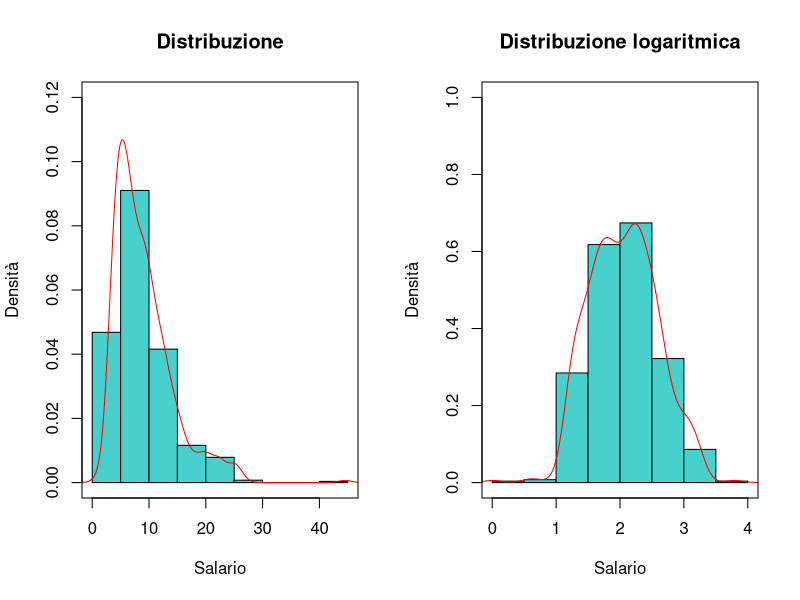
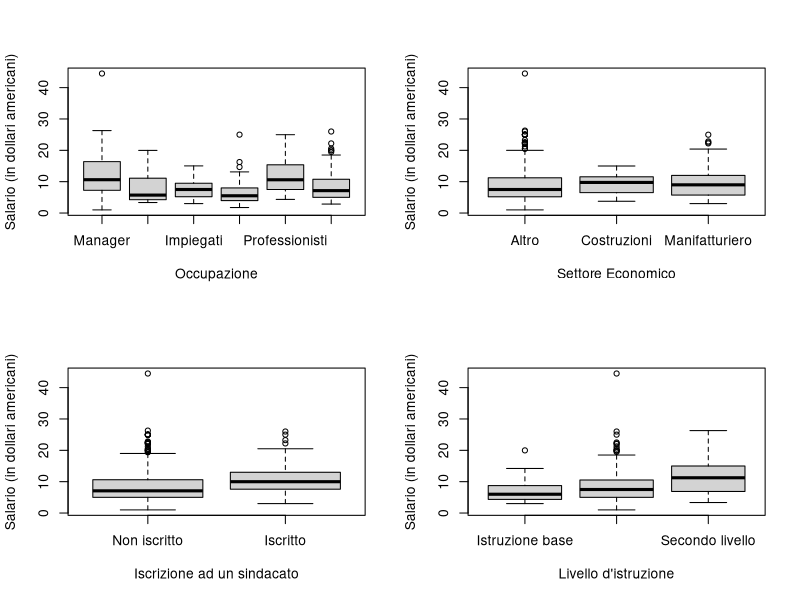
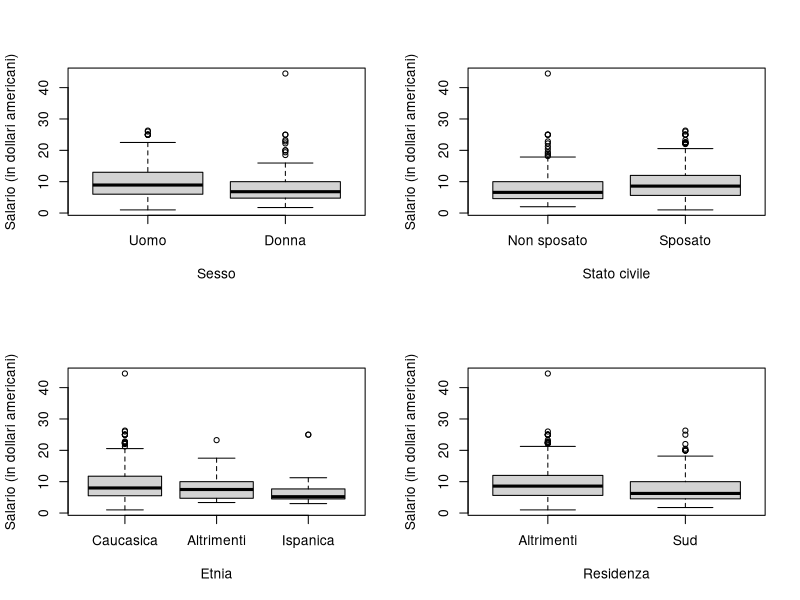
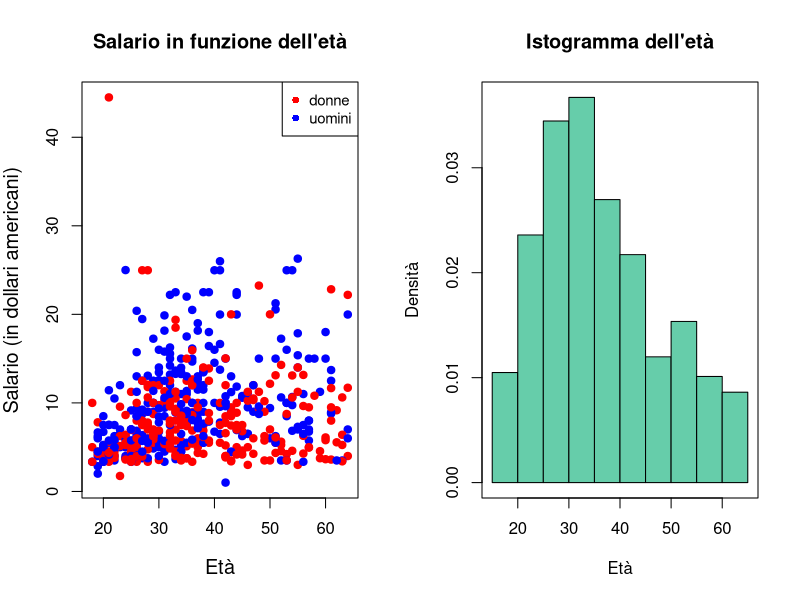
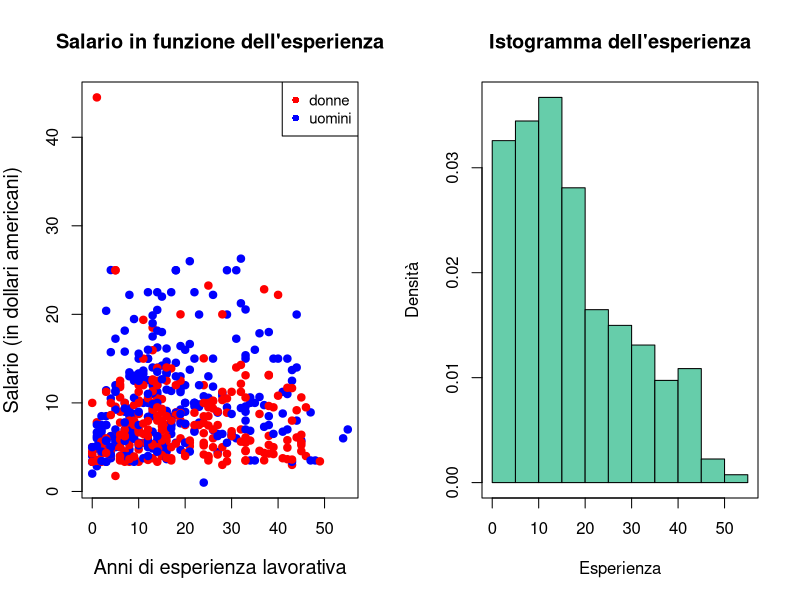
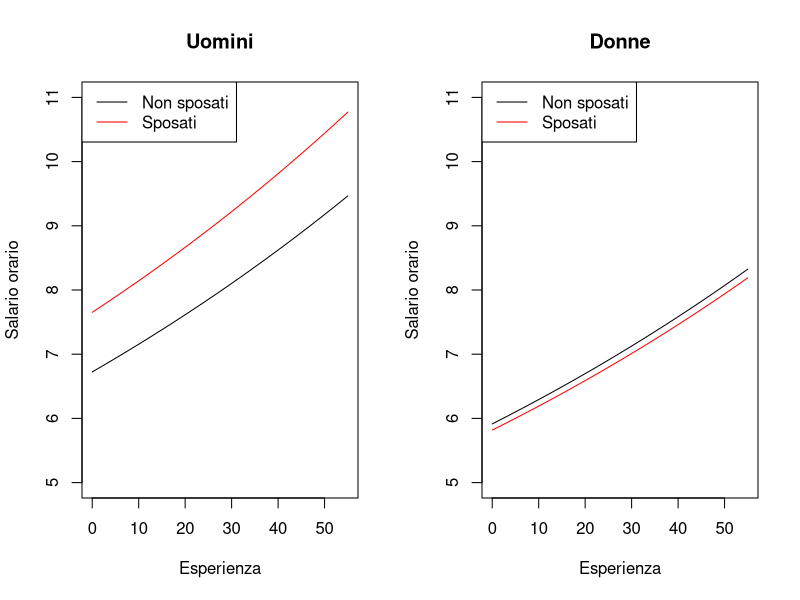
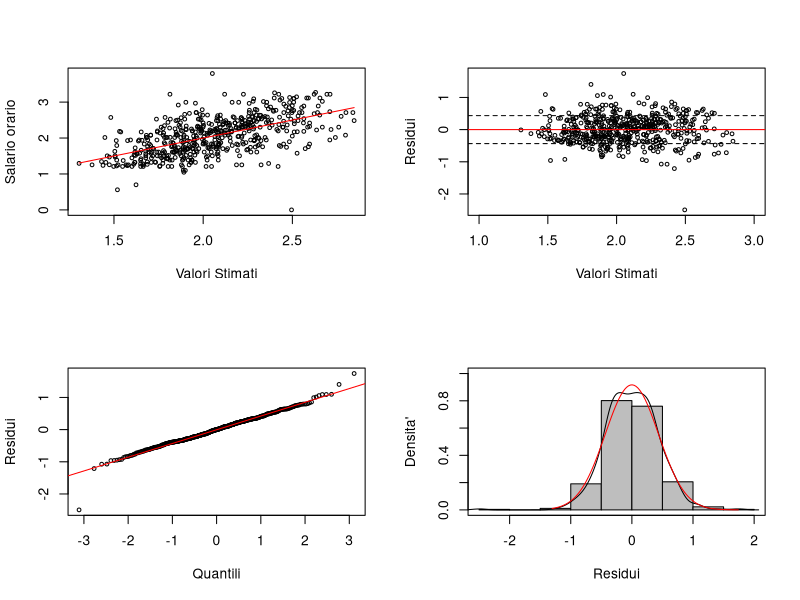

These figures' R source, in order:
library(readr)
library(arm)
data <- read.csv("microdata_salari.csv", sep=",")

##1
pdf("C:/Users/lory0/Desktop/Università/Statistica aziendale/Rplot.pdf")
par(mfrow = c(1,2))
hist(data$WAGE,  freq = F, xlab = "Salario", ylab = "Densità", ylim = c(0,0.12), xlim = c(0,45), col = "mediumturquoise", main = "Distribuzione")
lines(density(data$WAGE), col = "red")
box()
hist(log(data$WAGE),  freq = F, xlab = "Salario", ylab = "Densità",  ylim = c(0,1), col = "mediumturquoise", main = "Distribuzione logaritmica")
lines(density(log(data$WAGE)), col = "red")
box()


summary(data$WAGE)
dev.off()

##2
pdf("C:/Users/lory0/Desktop/Università/Statistica aziendale/Rplot01.pdf")
par(mfrow = c(2,2))
data$OCCUPAZIONE <- as.factor(data$OCCUPATION)
levels(data$OCCUPAZIONE) <- c("Manager", "Addetti alle vendite" , "Impiegati", "Operai" , "Professionisti" , "Altro")
plot(data$OCCUPAZIONE, data$WAGE, xlab = "Occupazione", ylab = "Salario (in dollari americani)")

data$SETTORE <- ifelse(data$SECTOR == 0, "Altro", ifelse(data$SECTOR == 1, "Manifatturiero", "Costruzioni"))
data$SETTORE <- as.factor(data$SETTORE)
plot(data$SETTORE, data$WAGE, xlab = "Settore Economico", ylab = "Salario (in dollari americani)")

data$SINDACATO <-data$UNION 
data$SINDACATO <- as.factor(data$SINDACATO)
levels(data$SINDACATO) <- c("Non iscritto", "Iscritto")
plot(data$SINDACATO, data$WAGE, xlab = "Iscrizione ad un sindacato", ylab = "Salario (in dollari americani)", )


mean(data$WAGE[data$SINDACATO=="Non iscritto"])
mean(data$WAGE[data$SINDACATO=="Iscritto"])


data$ISTRUZIONE <- ifelse(data$EDUCATION >= 0 & data$EDUCATION < 12, "Istruzione base", ifelse(data$EDUCATION >= 12 & data$EDUCATION <= 15, "Primo livello", "Secondo livello"))

data$ISTRUZIONE <- as.factor(data$ISTRUZIONE)
plot(data$ISTRUZIONE, data$WAGE, xlab = "Livello d'istruzione", ylab = "Salario (in dollari americani)")

dev.off()

pdf("C:/Users/lory0/Desktop/Università/Statistica aziendale/Rplot02.pdf")

par(mfrow = c(2,2))
data$DONNA <- data$SEX
data$DONNA <- as.factor(data$DONNA)
levels(data$DONNA) <- c("Uomo", "Donna")
plot(data$DONNA, data$WAGE, xlab = "Sesso", ylab = "Salario (in dollari americani)")

data$MATRIMONIO <- as.factor(data$MARR)
levels(data$MATRIMONIO) <- c("Non sposato", "Sposato")
plot(data$MATRIMONIO, data$WAGE, xlab = "Stato civile", ylab = "Salario (in dollari americani)")

data$ETNIA <- as.factor(data$RACE)
levels(data$ETNIA) <- c("Altrimenti", "Ispanica", "Caucasica")
data$ETNIA <- relevel(as.factor(data$ETNIA), "Caucasica")
plot(data$ETNIA, data$WAGE, xlab = "Etnia", ylab = "Salario (in dollari americani)")

data$SUD <- as.factor(data$SOUTH)
levels(data$SUD) <- c("Altrimenti", "Sud")
plot(data$SUD, data$WAGE, xlab = "Residenza", ylab = "Salario (in dollari americani)")

dev.off()

data$ESPERIENZA <- data$EXPERIENCE

pdf("C:/Users/lory0/Desktop/Università/Statistica aziendale/Rplot03.pdf")

par(mfrow=c(1,2))
plot(data$AGE, data$WAGE, main = "Salario in funzione dell'età", xlab = "Età", ylab = "Salario (in dollari americani)", cex.lab = 1.2, pch = 19, col = ifelse(data$DONNA == "Uomo", "blue", "red"))
legend("topright", paste(c("donne", "uomini")), col=c("red", "blue"), pch = 16, cex = 0.9)

hist(data$AGE, xlab = "Età" , ylab = "Densità", xlim = c(15,65), freq = F, col = "mediumaquamarine", main = "Istogramma dell'età")
box()

dev.off()
pdf("C:/Users/lory0/Desktop/Università/Statistica aziendale/Rplot04.pdf")
par(mfrow=c(1,2))

plot(data$ESPERIENZA, data$WAGE, main = "Salario in funzione dell'esperienza",xlab = "Anni di esperienza lavorativa", ylab = "Salario (in dollari americani)", cex.lab = 1.2, pch = 19, col = ifelse(data$DONNA == "Uomo", "blue", "red"))
legend("topright", paste(c("donne", "uomini")), col=c("red", "blue"), pch = 16, cex = 0.9)


hist(data$ESPERIENZA, xlab = "Esperienza" , ylab = "Densità", xlim = c(0,55), freq = F, col = "mediumaquamarine", main = "Istogramma dell'esperienza")
box()
dev.off()





#3
mean(data$WAGE[data$SEX==0])
mean(data$WAGE[data$SEX==1])

mean(data$WAGE[data$ETNIA=="Altrimenti" | data$ETNIA=="Ispanica"])
mean(data$WAGE[data$ETNIA=="Caucasica"])

mean(data$WAGE[data$OCCUPAZIONE=="Manager"])
mean(data$WAGE[data$OCCUPAZIONE=="Addetti alle vendite"])
mean(data$WAGE[data$OCCUPAZIONE=="Impiegati"])
mean(data$WAGE[data$OCCUPAZIONE=="Operai"])
mean(data$WAGE[data$OCCUPAZIONE=="Professionisti"])
mean(data$WAGE[data$OCCUPAZIONE=="Altro"])


#4

ricod <- function(vec){
  ifelse(vec == 1, 0 , 1) 
}
data$DONNA <- as.numeric(data$DONNA)
data$DONNA <- ricod(data$DONNA)

data$MATRIMONIO <- as.numeric(data$MATRIMONIO)
data$MATRIMONIO <- ricod(data$MATRIMONIO)

data$SUD <- as.numeric(data$SUD)
data$SUD <- ricod(data$SUD)

data$SINDACATO <- as.numeric(data$SINDACATO)
data$SINDACATO <- ricod(data$SINDACATO)

#data$SUD <- ifelse(data$SUD == "Altrimenti", 0 , 1)

#data$SINDACATO <- ifelse(data$SINDACATO == "Non iscritto", 0 , 1)

modello1 <- lm(log(WAGE)~DONNA,data = data)
display(modello1)

exp(0.23)-1
exp(2.17)

modello2 <- lm(log(WAGE)~MATRIMONIO,data = data)
display(modello2)


exp(0.15)-1

##5

modello3 <- lm(log(WAGE)~OCCUPAZIONE + SINDACATO + ISTRUZIONE + DONNA + MATRIMONIO + ETNIA + SUD + rescale(ESPERIENZA) + DONNA:MATRIMONIO, data = data)
display(modello3,3)

exp(2.077)

##5.1

uomo_sposato = coef(modello3)[1] + coef(modello3)[15] *((20-mean(data$ESPERIENZA))/(2*sd(data$ESPERIENZA)))+ coef(modello3)[7] + coef(modello3)[11] + coef(modello3)[14]

previsione_uomo_sposato <- exp(uomo_sposato)

uomo_single = coef(modello3)[1] + coef(modello3)[15] *((20-mean(data$ESPERIENZA))/(2*sd(data$ESPERIENZA)))+ coef(modello3)[7] + coef(modello3)[14]

previsione_uomo_single <- exp(uomo_single)

donna_sposata = coef(modello3)[1] + coef(modello3)[15] *((20-mean(data$ESPERIENZA))/(2*sd(data$ESPERIENZA)))+ coef(modello3)[7] + coef(modello3)[11] + coef(modello3)[14] + coef(modello3)[10] + coef(modello3)[16]

previsione_donna_sposata <- exp(donna_sposata)

donna_single = coef(modello3)[1] + coef(modello3)[15] *((20-mean(data$ESPERIENZA))/(2*sd(data$ESPERIENZA)))+ coef(modello3)[7] + coef(modello3)[14] + coef(modello3)[10]

previsione_donna_single <- exp(donna_single)

##5.2

pdf("C:/Users/lory0/Desktop/Università/Statistica aziendale/Rplot05.pdf")

par(mfrow = c(1,2))
##uomini
plot( range(data$ESPERIENZA),range(data$WAGE) , xlab="Esperienza", ylab="Salario orario", pch=20, type="n", main="Uomini", ylim = c(5,11))
curve(exp((cbind(1,0,0,0,0,0,0,0,0,0,0,0,0,0,rescale(x),0) %*% coef(modello3))), add = T , col = "black") ##non sposati
curve(exp((cbind(1,0,0,0,0,0,0,0,0,0,1,0,0,0,rescale(x),0) %*% coef(modello3))), add = T , col = "red") ##sposati
legend("topleft", paste(c("Non sposati", "Sposati")), col=c("black", "red"), lty = 1)

##donne
plot(  range(data$ESPERIENZA),range(data$WAGE) , xlab="Esperienza", ylab="Salario orario", pch=20, type="n", main="Donne", ylim = c(5,11))
curve(exp((cbind(1,0,0,0,0,0,0,0,0,1,0,0,0,0,rescale(x),0) %*% coef(modello3))), add = T , col = "black") ##non sposati
curve(exp((cbind(1,0,0,0,0,0,0,0,0,1,1,0,0,0,rescale(x),1) %*% coef(modello3))), add = T , col = "red") ##sposati
legend("topleft", paste(c("Non sposati", "Sposati")), col=c("black", "red"), lty = 1)

dev.off()

##DIAGNOSTICA
pdf("C:/Users/lory0/Desktop/Università/Statistica aziendale/Rplot06.pdf")
par(mfrow=c(2,2))
plot(modello3$fitted.values, modello3$model[, 1], xlab = "Valori Stimati", 
     ylab = "Salario orario", cex = 0.6) +	lines(modello3$fitted.values, modello3$fitted.values , xlim = c(1,3), col = "red")

plot(modello3$fitted.values, modello3$residuals, xlab = "Valori Stimati", ylab = "Residui", cex = 0.6, xlim = c(1,3))

abline(h = 0, col = "red") 
abline(h=-sigma.hat(modello3), lty=2)
abline(h=+sigma.hat(modello3), lty=2)

qqnorm(modello3$residuals, cex = 0.6, main = "", xlab = "Quantili", ylab = "Residui")

qqline(modello3$residuals, col = "red")

hist(modello3$residuals, freq = FALSE, col = "gray", main = "", xlab = "Residui",ylab = "Densita'", ylim=c(0, 1)) 

lines(density(modello3$residuals))

curve(dnorm(x, 0, sigma.hat(modello3)), -3 * sigma.hat(modello3), 4 * sigma.hat(modello3), add = TRUE, col="red")

box()
dev.off()

sd(data$ESPERIENZA) * 2
